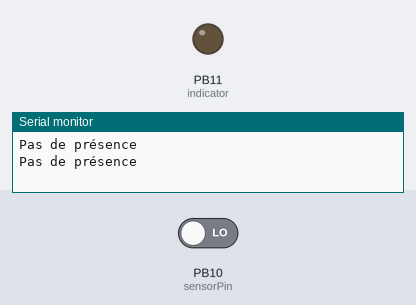
Bench run of a sketch on a simulated STM32 Blue Pill. On the bench: output pins drawn as LEDs (lit = HIGH), the last lines printed to the serial monitor. The test bench sets the inputs (shaded band); at power-on: PB10 (sensorPin) LOW.

Above: at 1.8 s.
1.9 s: PB10 (sensorPin) driven HIGH
At 2.9 s:
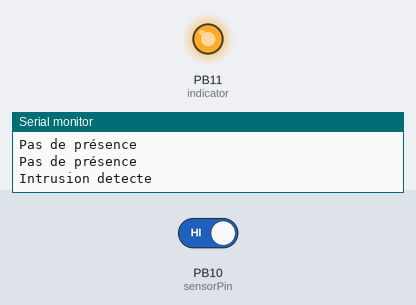
3.5 s: PB10 (sensorPin) driven LOW
At 4.4 s:
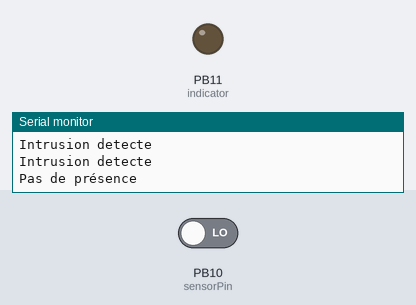
Timing chart, 0 to 6.5 s (numbered marks = the images above; inputs shaded):
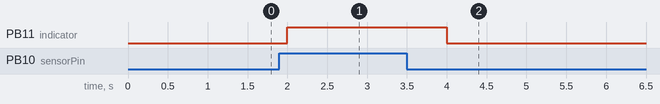

The sketch:

pir_stm32.ino
```cpp
byte sensorPin = PB10;
byte indicator = PB11;

void setup() {
  pinMode(sensorPin, INPUT);
  pinMode(indicator, OUTPUT);
  Serial.begin(9600);
}

void loop() {
  if (digitalRead(sensorPin) == HIGH) {
    Serial.println("Intrusion detecte");
    digitalWrite(indicator, HIGH);
  }
  if (digitalRead(sensorPin) == LOW) {
    Serial.println("Pas de présence");
    digitalWrite(indicator, LOW);
  }
  delay(1000);
}
```

Measured:
- after the input at 1.9 s, PB11 (indicator): LOW → HIGH after 0.10 s
- after the input at 3.5 s, PB11 (indicator): HIGH → LOW after 0.50 s
